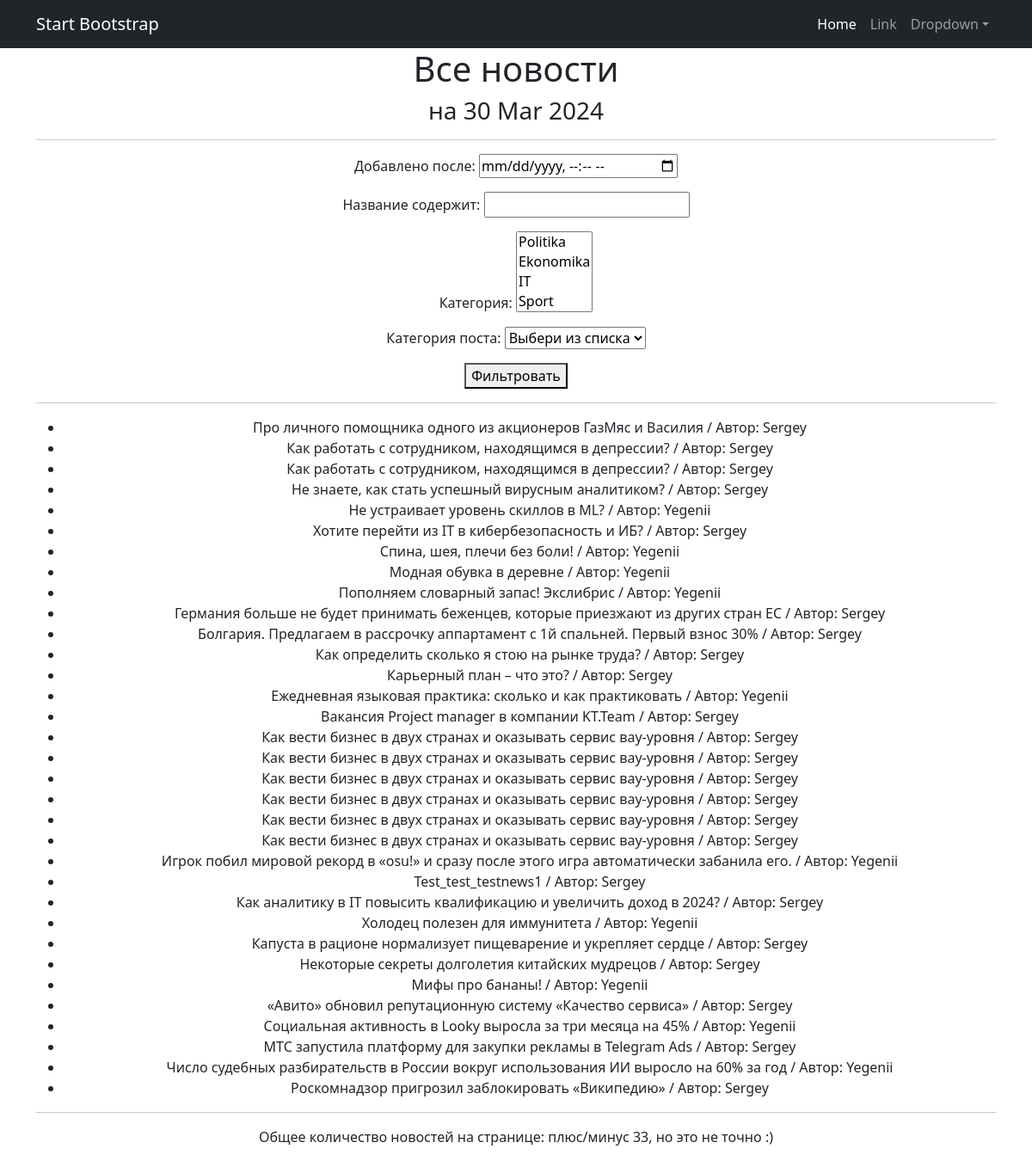
The app's page /news/search/ with its own data.
### news/models.py (models this page shows, shortened)
class Post(models.Model):
    post_author = models.ForeignKey(Author, on_delete=models.CASCADE, verbose_name='Автор')
    post_type = models.CharField(max_length=1, choices=POST_TYPE_CHOICES, verbose_name='Тип поста')
    created_at = models.DateTimeField(auto_now_add=True, verbose_name="Дата создания")
    categories = models.ManyToManyField(Category, through='PostCategory', verbose_name="Категория")
    title = models.CharField(max_length=256, verbose_name="Заголовок")
    content = models.TextField(blank=True, verbose_name="Содержание")
    post_rating = models.IntegerField(default=0)

class Author(models.Model):
    author_name = models.OneToOneField(User, on_delete=models.CASCADE)
    author_rating = models.IntegerField(default=0)
    def __str__(self):
        return self.author_name.username

### news/views.py (the view)
# urls.py: path('search/', NewsFilter.as_view(), name='search'),
class NewsFilter(FilterView):
    model = Post
    filterset_class = PostFilter
    ordering = '-created_at'
    context_object_name = 'content'
    template_name = 'search.html'
    current_date = datetime.now()
    formatted_date = current_date.strftime('%d-%m-%Y')
    def get_context_data(self, **kwargs):
        context = super().get_context_data(**kwargs)
        context['time_now'] = datetime.utcnow()
        first_post_category = PostCategory.objects.first()
        context['first_post_category'] = first_post_category
        if first_post_category:
            first_post_created_at = first_post_category.post.created_at
            context['time_now'] = first_post_created_at
        else:
            context['time_now'] = datetime.utcnow()
            context['news'] = Post.objects.all()
            context['filterset'] = self.filterset
        return context
    def get(self, request, *args, **kwargs):
        return super().get(request, *args, **kwargs)

### news/models.py (called while the page is built)
    def __str__(self):
        return self.category_name

### template/search.html
{% extends 'flatpages/default.html' %}
{% block content %}
    <h1>Все новости</h1>
<h3>на {{ time_now|date:'d M Y' }}</h3>
<hr>
<form method="get">
    {{ filter.form.as_p }}
    <button type="submit">Фильтровать</button>
</form>
<hr>
<ul>
    {% for post in content %}
        <li>{{ post.title }} / Автор: {{ post.post_author }}</li>
    {% empty %}
        <li>Посты не найдены.</li>
    {% endfor %}
</ul>
<hr>
    <p> Общее количество новостей на странице:  плюс/минус {{ content|length }}, но это не точно :)</p>
{% endblock content %}

### records on screen
Post: created_at "30 Mar 2024", title "Число судебных разбирательств в России вокруг использования ИИ выросло на 60% за год", post_author "Yegenii"
Post: title "Про личного помощника одного из акционеров ГазМяс и Василия", post_author "Sergey"
Post: title "Как работать с сотрудником, находящимся в депрессии?", post_author "Sergey"
Post: title "Как работать с сотрудником, находящимся в депрессии?", post_author "Sergey"
Post: title "Hе знаете, как стать успешный вирусным аналитиком?", post_author "Sergey"
Post: title "Не устраивает уровень скиллов в ML?", post_author "Yegenii"
Post: title "Хотите перейти из IT в кибербезопасность и ИБ?", post_author "Sergey"
Post: title "Cпина, шея, плечи без боли!", post_author "Yegenii"
Post: title "Модная обувка в деревне", post_author "Yegenii"
Post: title "Пополняем словарный запас! Экслибрис", post_author "Yegenii"
Post: title "Германия больше не будет принимать беженцев, которые приезжают из других стран ЕС", post_author "Sergey"
Post: title "Болгария. Предлагаем в рассрочку аппартамент с 1й спальней. Первый взнос 30%", post_author "Sergey"
Post: title "Как определить сколько я стою на рынке труда?", post_author "Sergey"
Post: title "Карьерный план – что это?", post_author "Sergey"
Post: title "Ежедневная языковая практика: сколько и как практиковать", post_author "Yegenii"
Post: title "Вакансия Project manager в компании KT.Team", post_author "Sergey"
Post: title "Как вести бизнес в двух странах и оказывать сервис вау-уровня", post_author "Sergey"
Post: title "Как вести бизнес в двух странах и оказывать сервис вау-уровня", post_author "Sergey"
Post: title "Как вести бизнес в двух странах и оказывать сервис вау-уровня", post_author "Sergey"
Post: title "Как вести бизнес в двух странах и оказывать сервис вау-уровня", post_author "Sergey"
Post: title "Как вести бизнес в двух странах и оказывать сервис вау-уровня", post_author "Sergey"
Post: title "Как вести бизнес в двух странах и оказывать сервис вау-уровня", post_author "Sergey"
Post: title "Игрок побил мировой рекорд в «osu!» и сразу после этого игра автоматически забанила его.", post_author "Yegenii"
Post: title "Test_test_testnews1", post_author "Sergey"
Post: title "Как аналитику в IT повысить квалификацию и увеличить доход в 2024?", post_author "Sergey"
Post: title "Холодец полезен для иммунитета", post_author "Yegenii"
Post: title "Капуста в рационе нормализует пищеварение и укрепляет сердце", post_author "Sergey"
Post: title "Некоторые секреты долголетия китайских мудрецов", post_author "Sergey"
Post: title "Мифы про бананы!", post_author "Yegenii"
Post: title "«Авито» обновил репутационную систему «Качество сервиса»", post_author "Sergey"
Post: title "Социальная активность в Looky выросла за три месяца на 45%", post_author "Yegenii"
Post: title "МТС запустила платформу для закупки рекламы в Telegram Ads", post_author "Sergey"
Post: title "Роскомнадзор пригрозил заблокировать «Википедию»", post_author "Sergey"

### other values on screen
{{ content|length }} "33"
